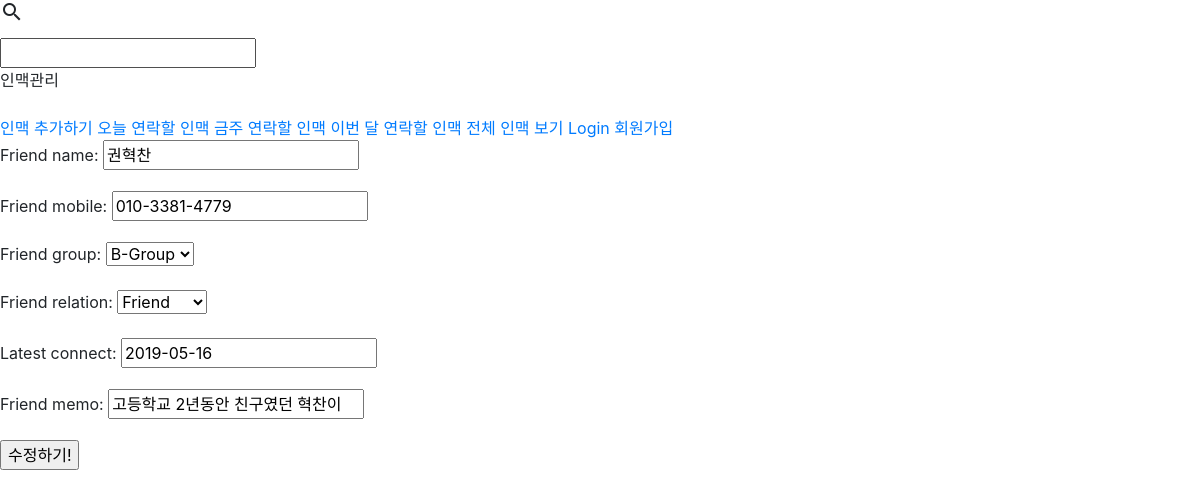
Screenshot of /update/7 with the database file from the repository.
### friends/models.py (models this page shows, shortened)
class Friends(models.Model):
    friend_name = models.CharField(max_length=50)
    user = models.ForeignKey(User, on_delete=models.CASCADE, related_name='user')
    friend_mobile = models.CharField(max_length=13) #12자리만 받으려면 어떻게 해야하지?
    Agroup = "Agroup"
    Bgroup = "Bgroup"
    Cgroup = "Cgroup"
    Dgroup = "Dgroup"
    GRADE = (
        (Agroup, "A-Group"),
        (Bgroup, "B-Group"),
        (Cgroup, "C-Group"),
        (Dgroup, "D-Group"),
    )
    friend_group = models.CharField(max_length=10, choices=GRADE, default=Bgroup)
    Friend = "Friend"
    Business = "Business"
    Family = "Family"
    Another = "Another"
    RELATIONSHIP = (
        (Friend, "Friend"),
        (Business, "Business"),
        (Family, "Family"),
        (Another, "Another")
    )
    friend_relation = models.CharField(max_length=10, choices=RELATIONSHIP, default=Business)
    latest_connect = models.DateField(default=date.today)
    friend_memo = models.CharField(max_length=500)
    scheduled_connect = models.DateField(blank=True)

### friends/views.py (the view)
# urls.py: path('update/<int:pk>', FriendUpdate.as_view(), name='update'),
class FriendUpdate(UpdateView):
    model = Friends
    fields = ['friend_name', 'friend_mobile', 'friend_group', 'friend_relation', 'latest_connect', 'friend_memo']
    template_name_suffix = '_update'
    success_url = '/'

### friends/templates/friends/friends_update.html (shortened to what this page needs)
{% extends 'base.html' %}
{% block content %}
<form action="" method="post">
    {{form.as_p}}
    <input type="submit" value="수정하기!">
</form>
{% endblock %}

### rows the page displays
Friends: friend_name "권혁찬", friend_mobile "010-3381-4779", friend_group "B-Group", friend_relation "Friend", latest_connect "2019-05-16", friend_memo "고등학교 2년동안 친구였던 혁찬이"
